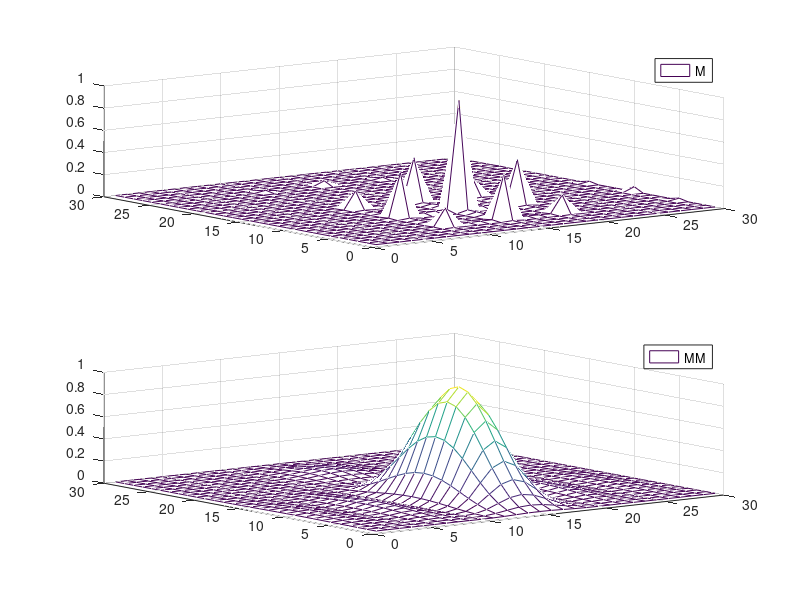

Source code (MATLAB):
% D17ARAYRA3DS

% 3D Graph of diffraction pattern of a periodic array of
% rectangular apertures.
% In comparison the diffraction pattern of rectangular
% apertures in random array.

% 1. Periodic array

function D17ARAYRA3DS;

Lamda = 4;
p = 6;
d = 2;
d1 =2;
a1 = 4;
a = 4;
N = 30;

I = 0:N;
J = 0:N;

nx = length(I);
ny = length(J);
M = zeros(nx,ny);
for r=1:nx;
        for c=1:ny;
            Xi = -2 + 0.20001*r; 
            Yj = -3 + 0.20001*c;
            F = ((sin(2*pi*d*Xi/(2*Lamda))./(2*pi*d*Xi/(2*Lamda))).^2).*((sin(2*pi*d1*Yj/(2*Lamda))./(2*pi*d1*Yj/(2*Lamda))).^2).*((sin(2*pi*a*Xi*p/(2*Lamda))./(p*sin(2*pi*a*Xi/(2*Lamda)))).^2).*((sin(2*pi*a1*Yj*p/(2*Lamda))./(p*sin(2*pi*a1*Yj/(2*Lamda)))).^2);
            M(r,c) = F;
        end;
end;



figure(1);
subplot(2,1,1);
mesh(M);               
axis([0 N 0 N 0 1]);
legend('M');

% 2. Random array

MM = zeros(nx,ny);
for r=1:nx;
        for c=1:ny;
            Xi = -2 + 0.20001*r; 
            Yj = -3 + 0.20001*c;
            F1 = ((sin(2*pi*d*Xi/(2*Lamda))./(2*pi*d*Xi/(2*Lamda))).^2).*((sin(2*pi*a*Yj/(2*Lamda))./(2*pi*a*Yj/(2*Lamda))).^2);
            MM(r,c) = F1;
        end;
end;

subplot(2,1,2);

mesh(MM);               
axis([0 N 0 N 0 1]);
legend('MM');
